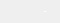
   <widget class="QWidget" name="horizontalLayoutWidget_3">
    <property name="geometry">
     <rect>
      <x>835</x>
      <y>151</y>
      <width>60</width>
      <height>23</height>
     </rect>
    </property>
    <layout class="QHBoxLayout" name="hlActionBar">
     <property name="sizeConstraint">
      <enum>QLayout::SetNoConstraint</enum>
     </property>
     <item>
      <widget class="QPushButton" name="buttonMute">
       <property name="maximumSize">
        <size>
         <width>20</width>
         <height>16777215</height>
        </size>
       </property>
       <property name="font">
        <font>
         <family>Bitstream Charter</family>
         <pointsize>10</pointsize>
        </font>
       </property>
       <property name="focusPolicy">
        <enum>Qt::NoFocus</enum>
       </property>
       <property name="styleSheet">
        <string notr="true">background-image: url(:/images/mute0.png);
border: 0px;</string>
       </property>
       <property name="text">
        <string/>
       </property>
       <property name="default">
        <bool>true</bool>
       </property>
       <property name="flat">
        <bool>true</bool>
       </property>
      </widget>
     </item>
     <item>
      <widget class="QPushButton" name="buttonMinimize">
       <property name="font">
        <font>
         <family>Bitstream Charter</family>
         <pointsize>10</pointsize>
        </font>
       </property>
       <property name="focusPolicy">
        <enum>Qt::NoFocus</enum>
       </property>
       <property name="styleSheet">
        <string notr="true">color: rgb(255, 255, 255);
border: 0px;</string>
       </property>
       <property name="text">
        <string>_</string>
       </property>
      </widget>
     </item>
     <item>
      <widget class="QPushButton" name="buttonClose">
       <property name="font">
        <font>
         <family>Bitstream Charter</family>
         <pointsize>10</pointsize>
        </font>
       </property>
       <property name="focusPolicy">
        <enum>Qt::NoFocus</enum>
       </property>
       <property name="styleSheet">
        <string notr="true">color: rgb(255, 255, 255);
border: 0px;</string>
       </property>
       <property name="text">
        <string>x</string>
       </property>
      </widget>
     </item>
    </layout>
   </widget>
